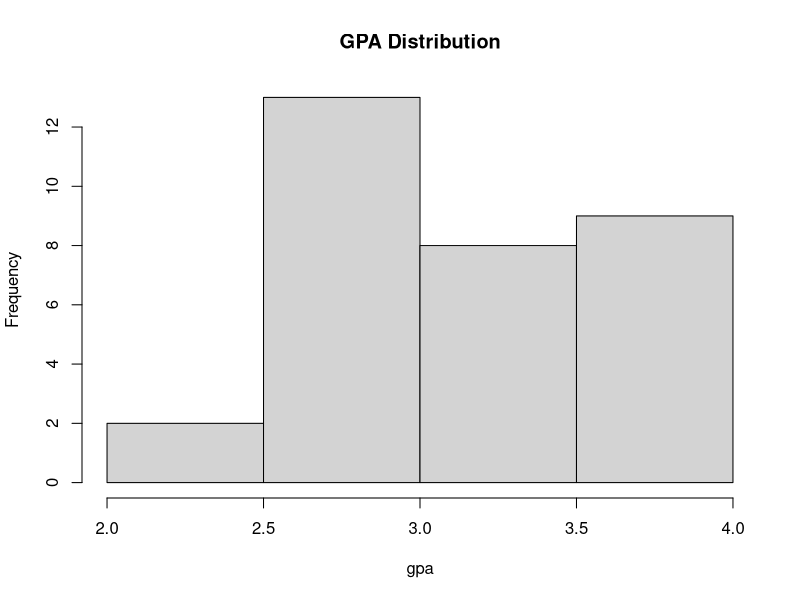
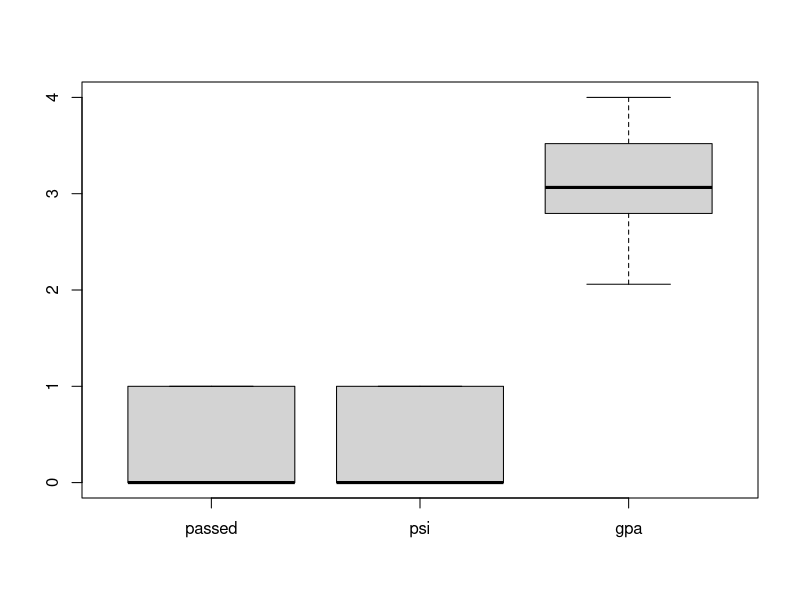
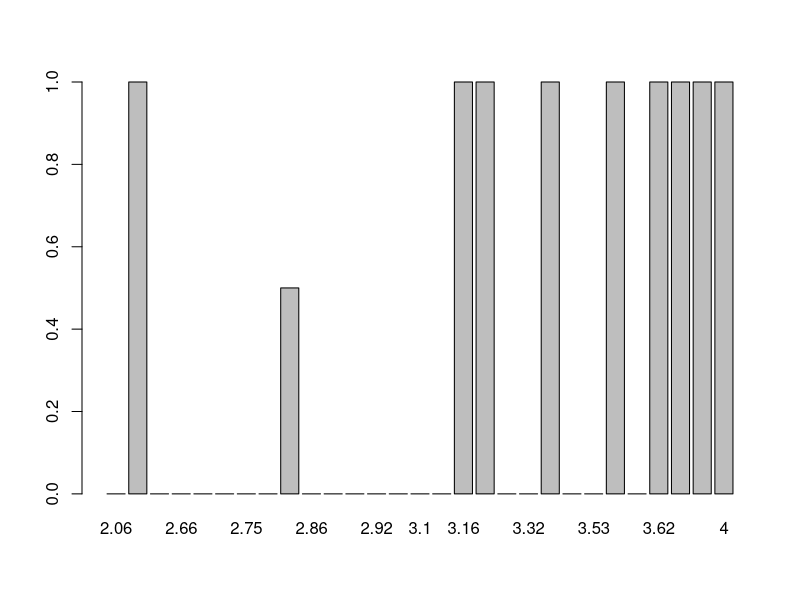
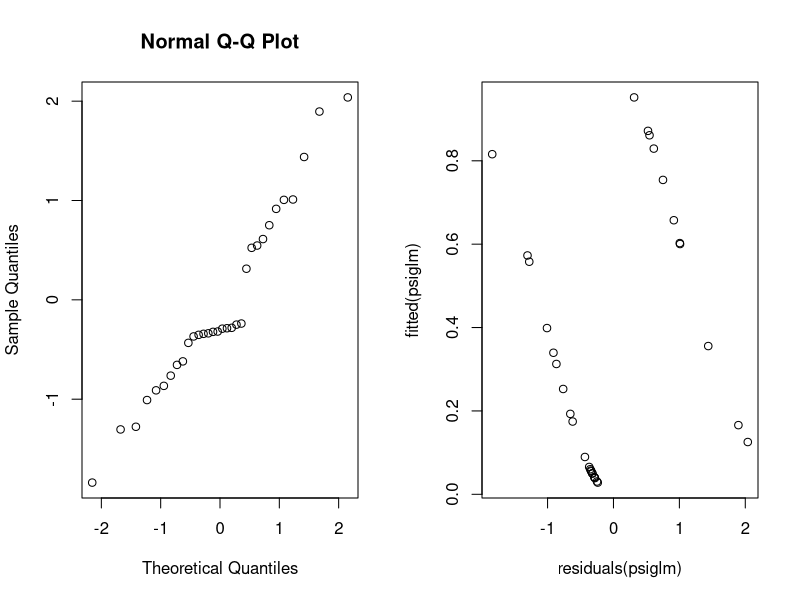
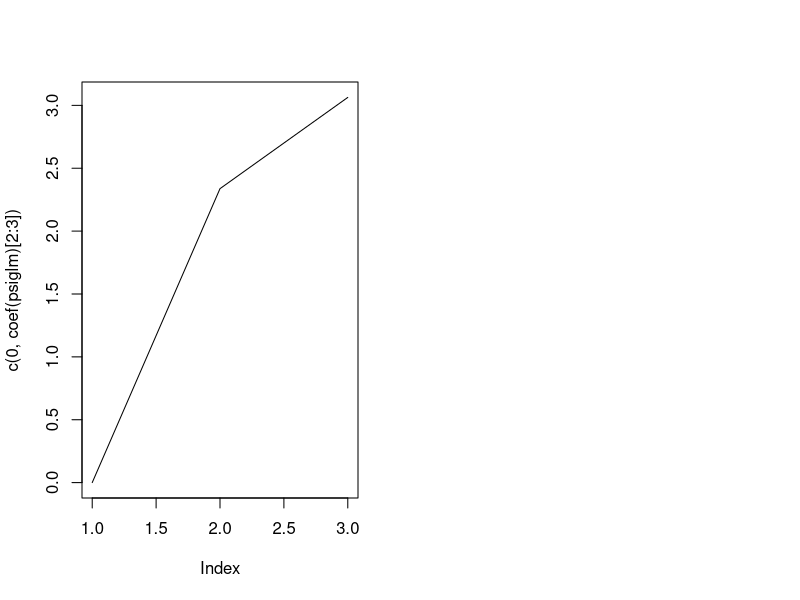

These figures' R source, in order:
psi.data <- read.table("datas/psi.txt",header=TRUE)
psi.data

summary(psi.data)
hist(psi.data[,3],main="GPA Distribution",xlab = "gpa")
boxplot(psi.data)

table1 = xtabs(~passed + psi, data = psi.data) ; table1
totgpa = xtabs(~gpa, data=psi.data)
barplot(xtabs(passed~gpa, data = psi.data)/totgpa)

# Adjust the data
psi.data$psi = as.factor(psi.data$psi)
psi.data$trunc.gpa = as.factor(trunc(psi.data$gpa))

# a  
# Fit a logistic regression model with both explanatory variables, perform relevant tests. Does psi work? 
psiglm <- glm(passed ~ psi + gpa, data = psi.data, family = binomial)
summary(psiglm) # psi : 0.02470  gpa : 0.01224


inter.psiglm <- glm(passed ~ psi* gpa, data = psi.data, family = binomial)
summary(inter.psiglm)

# Both psi and gpa are statistically significant. 
# For every one unit change in psi, the log odds of passed (versus non-passed) increases by 2.338.
# For a one unit increase in gpa, the log odds of being passed increases by 3.063.
confint(psiglm)
fitted(psiglm)

anova(psiglm, test = "Chisq") # psi : 0.015650  gpa : 0.002572
drop1(psiglm, test = "Chisq") # psi : 0.013033  gpa : 0.002572

par(mfrow=c(1,2))
qqnorm(residuals(psiglm)) ; plot(residuals(psiglm),fitted(psiglm))

# b
# Estimate the probability that a student with a gpa equal to 3 who receives psi passes the assignment.  
new.data <- data.frame(gpa=3, psi="1")
predict(psiglm, new.data, type = "response" ) # the predicted probability of being passed is 0.4815864

# Estimate the same probability for a student who does not receive psi.
new.data2 <- data.frame(gpa=3, psi="0")
predict(psiglm, new.data2, type = "response" ) # the predicted probability of being passed is 0.08230274 

plot(c(0,coef(psiglm)[2:3]),type = "l") # coefficients for different gpa categories

# c
# Estimate the relative change in odds of passing the assignment rendered by instructing students with psi rather than the standard method (for an arbitrary student). What is the interpretation of this number? Is it dependent on gpa?

interaction.psi <- glm(passed ~ psi + gpa, data = psi.data, family = binomial)
summary(interaction.psi)
fitted(interaction.psi)
drop1(interaction.psi,test="Chisq")

# odds
round(exp(interaction.psi$coefficients), 5)
# psi : 10.35817  gpa : 21.39949


# d
# Propose and perform an alternative method of analysis based on contingency tables. Compare its results to the results of the first approach. 

ctable1.psi = table(psi.data$trunc.gpa,psi.data$passed)
ctable2.psi = table(psi.data$psi,psi.data$passed)
chisq.test(ctable1.psi) # odds ratio : 0.02058 (Ho : true odds ratio is equal to 1)
chisq.test(ctable2.psi) # odds ratio : 0.04376 (Ho : true odds ratio is equal to 1)

fisher.test(ctable1.psi) # 0.02333
fisher.test(ctable2.psi) # 0.0265

# e
# todo : ******************************************************************************
# Given the way the experiment was conducted, is this second approach wrong? Name both an advantage and a disadvantage of the two approaches, relative to each other.

# The chi-square test (χ²) is a descriptive statistic, just as correlation is descriptive of the association between two variables. 
# Chi-square is not a modeling technique, so in the absence of a dependent (outcome) variable, there is no prediction of either a value
# (such as in ordinary regression) or a group membership (such as in logistic regression or discriminant function analysis).